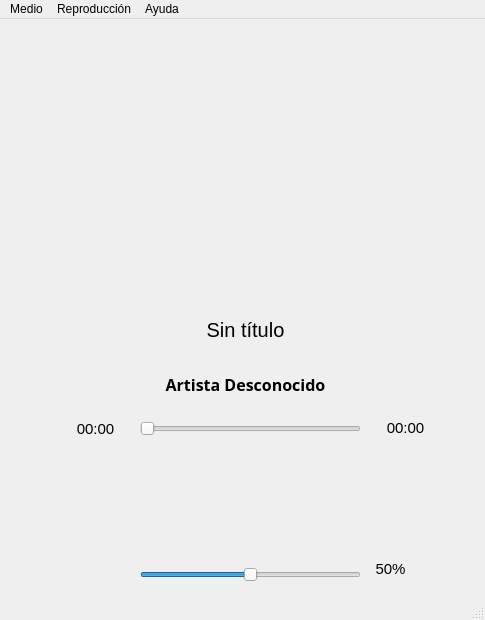
<?xml version="1.0" encoding="UTF-8"?>
<ui version="4.0">
 <class>MainWindow</class>
 <widget class="QMainWindow" name="MainWindow">
  <property name="geometry">
   <rect>
    <x>0</x>
    <y>0</y>
    <width>485</width>
    <height>620</height>
   </rect>
  </property>
  <property name="minimumSize">
   <size>
    <width>485</width>
    <height>620</height>
   </size>
  </property>
  <property name="maximumSize">
   <size>
    <width>485</width>
    <height>620</height>
   </size>
  </property>
  <property name="windowTitle">
   <string>PyPlayer</string>
  </property>
  <property name="layoutDirection">
   <enum>Qt::LayoutDirection::LeftToRight</enum>
  </property>
  <property name="autoFillBackground">
   <bool>false</bool>
  </property>
  <widget class="QWidget" name="centralWidget">
   <property name="layoutDirection">
    <enum>Qt::LayoutDirection::LeftToRight</enum>
   </property>
   <widget class="QLabel" name="artistLabel">
    <property name="geometry">
     <rect>
      <x>80</x>
      <y>350</y>
      <width>331</width>
      <height>31</height>
     </rect>
    </property>
    <property name="font">
     <font>
      <family>Sans</family>
      <pointsize>12</pointsize>
      <bold>true</bold>
     </font>
    </property>
    <property name="text">
     <string>Artista Desconocido</string>
    </property>
    <property name="alignment">
     <set>Qt::AlignmentFlag::AlignCenter</set>
    </property>
   </widget>
   <widget class="QLabel" name="coverLabel">
    <property name="geometry">
     <rect>
      <x>120</x>
      <y>10</y>
      <width>250</width>
      <height>250</height>
     </rect>
    </property>
    <property name="autoFillBackground">
     <bool>false</bool>
    </property>
    <property name="styleSheet">
     <string notr="true">border-radius: 14px;
</string>
    </property>
    <property name="text">
     <string/>
    </property>
    <property name="pixmap">
     <pixmap resource="../resources.qrc">:/assets/default-cover.png</pixmap>
    </property>
    <property name="scaledContents">
     <bool>false</bool>
    </property>
    <property name="alignment">
     <set>Qt::AlignmentFlag::AlignCenter</set>
    </property>
   </widget>
   <widget class="QLabel" name="titleLabel">
    <property name="geometry">
     <rect>
      <x>10</x>
      <y>270</y>
      <width>471</width>
      <height>81</height>
     </rect>
    </property>
    <property name="font">
     <font>
      <family>System-ui</family>
      <pointsize>15</pointsize>
      <bold>false</bold>
     </font>
    </property>
    <property name="text">
     <string>Sin título</string>
    </property>
    <property name="alignment">
     <set>Qt::AlignmentFlag::AlignCenter</set>
    </property>
    <property name="wordWrap">
     <bool>true</bool>
    </property>
   </widget>
   <widget class="QLabel" name="progressLabel">
    <property name="geometry">
     <rect>
      <x>60</x>
      <y>400</y>
      <width>71</width>
      <height>20</height>
     </rect>
    </property>
    <property name="font">
     <font>
      <pointsize>11</pointsize>
     </font>
    </property>
    <property name="text">
     <string>00:00</string>
    </property>
    <property name="alignment">
     <set>Qt::AlignmentFlag::AlignCenter</set>
    </property>
   </widget>
   <widget class="QLabel" name="durationLabel">
    <property name="geometry">
     <rect>
      <x>370</x>
      <y>400</y>
      <width>71</width>
      <height>18</height>
     </rect>
    </property>
    <property name="font">
     <font>
      <pointsize>11</pointsize>
     </font>
    </property>
    <property name="text">
     <string>00:00</string>
    </property>
    <property name="alignment">
     <set>Qt::AlignmentFlag::AlignCenter</set>
    </property>
   </widget>
   <widget class="QSlider" name="progressSlider">
    <property name="enabled">
     <bool>false</bool>
    </property>
    <property name="geometry">
     <rect>
      <x>140</x>
      <y>400</y>
      <width>221</width>
      <height>20</height>
     </rect>
    </property>
    <property name="orientation">
     <enum>Qt::Orientation::Horizontal</enum>
    </property>
   </widget>
   <widget class="QPushButton" name="previousButton">
    <property name="geometry">
     <rect>
      <x>130</x>
      <y>440</y>
      <width>86</width>
      <height>51</height>
     </rect>
    </property>
    <property name="text">
     <string/>
    </property>
    <property name="icon">
     <iconset resource="../resources.qrc">
      <normaloff>:/assets/player-skip-back.svg</normaloff>:/assets/player-skip-back.svg</iconset>
    </property>
    <property name="iconSize">
     <size>
      <width>32</width>
      <height>32</height>
     </size>
    </property>
    <property name="default">
     <bool>true</bool>
    </property>
    <property name="flat">
     <bool>true</bool>
    </property>
   </widget>
   <widget class="QPushButton" name="playButton">
    <property name="geometry">
     <rect>
      <x>210</x>
      <y>420</y>
      <width>86</width>
      <height>81</height>
     </rect>
    </property>
    <property name="text">
     <string/>
    </property>
    <property name="icon">
     <iconset resource="../resources.qrc">
      <normaloff>:/assets/player-play.svg</normaloff>:/assets/player-play.svg</iconset>
    </property>
    <property name="iconSize">
     <size>
      <width>56</width>
      <height>56</height>
     </size>
    </property>
    <property name="default">
     <bool>true</bool>
    </property>
    <property name="flat">
     <bool>true</bool>
    </property>
   </widget>
   <widget class="QPushButton" name="nextButton">
    <property name="geometry">
     <rect>
      <x>290</x>
      <y>440</y>
      <width>86</width>
      <height>51</height>
     </rect>
    </property>
    <property name="text">
     <string/>
    </property>
    <property name="icon">
     <iconset resource="../resources.qrc">
      <normaloff>:/assets/player-skip-forward.svg</normaloff>:/assets/player-skip-forward.svg</iconset>
    </property>
    <property name="iconSize">
     <size>
      <width>32</width>
      <height>32</height>
     </size>
    </property>
    <property name="default">
     <bool>true</bool>
    </property>
    <property name="flat">
     <bool>true</bool>
    </property>
   </widget>
   <widget class="QSlider" name="volumeSlider">
    <property name="enabled">
     <bool>true</bool>
    </property>
    <property name="geometry">
     <rect>
      <x>140</x>
      <y>540</y>
      <width>221</width>
      <height>31</height>
     </rect>
    </property>
    <property name="maximum">
     <number>100</number>
    </property>
    <property name="value">
     <number>50</number>
    </property>
    <property name="tracking">
     <bool>true</bool>
    </property>
    <property name="orientation">
     <enum>Qt::Orientation::Horizontal</enum>
    </property>
   </widget>
   <widget class="QPushButton" name="volumeButton">
    <property name="geometry">
     <rect>
      <x>100</x>
      <y>540</y>
      <width>31</width>
      <height>26</height>
     </rect>
    </property>
    <property name="text">
     <string/>
    </property>
    <property name="icon">
     <iconset resource="../resources.qrc">
      <normaloff>:/assets/volume.svg</normaloff>:/assets/volume.svg</iconset>
    </property>
    <property name="iconSize">
     <size>
      <width>24</width>
      <height>24</height>
     </size>
    </property>
    <property name="autoDefault">
     <bool>false</bool>
    </property>
    <property name="default">
     <bool>true</bool>
    </property>
    <property name="flat">
     <bool>true</bool>
    </property>
   </widget>
   <widget class="QLabel" name="volumeLabel">
    <property name="geometry">
     <rect>
      <x>370</x>
      <y>540</y>
      <width>41</width>
      <height>20</height>
     </rect>
    </property>
    <property name="font">
     <font>
      <pointsize>11</pointsize>
     </font>
    </property>
    <property name="text">
     <string>50%</string>
    </property>
    <property name="alignment">
     <set>Qt::AlignmentFlag::AlignCenter</set>
    </property>
   </widget>
  </widget>
  <widget class="QMenuBar" name="menuBar">
   <property name="geometry">
    <rect>
     <x>0</x>
     <y>0</y>
     <width>485</width>
     <height>23</height>
    </rect>
   </property>
   <property name="defaultUp">
    <bool>false</bool>
   </property>
   <widget class="QMenu" name="menuMedia">
    <property name="title">
     <string>Medio</string>
    </property>
    <addaction name="actionOpenFile"/>
    <addaction name="actionOpenFolder"/>
    <addaction name="actionQuit"/>
   </widget>
   <widget class="QMenu" name="menuPlaying">
    <property name="title">
     <string>Reproducción</string>
    </property>
    <addaction name="actionPlay"/>
    <addaction name="actionPrevious"/>
    <addaction name="actionNext"/>
   </widget>
   <widget class="QMenu" name="menuHelp">
    <property name="title">
     <string>Ayuda</string>
    </property>
    <addaction name="actionAbout"/>
   </widget>
   <addaction name="menuMedia"/>
   <addaction name="menuPlaying"/>
   <addaction name="menuHelp"/>
  </widget>
  <widget class="QStatusBar" name="statusBar"/>
  <action name="actionOpenFile">
   <property name="icon">
    <iconset resource="../resources.qrc">
     <normaloff>:/assets/file.svg</normaloff>:/assets/file.svg</iconset>
   </property>
   <property name="text">
    <string>Abrir archivo</string>
   </property>
  </action>
  <action name="actionOpenFolder">
   <property name="icon">
    <iconset resource="../resources.qrc">
     <normaloff>:/assets/folder.svg</normaloff>:/assets/folder.svg</iconset>
   </property>
   <property name="text">
    <string>Abrir carpeta</string>
   </property>
  </action>
  <action name="actionQuit">
   <property name="icon">
    <iconset resource="../resources.qrc">
     <normaloff>:/assets/quit.svg</normaloff>:/assets/quit.svg</iconset>
   </property>
   <property name="text">
    <string>Salir</string>
   </property>
  </action>
  <action name="actionPlay">
   <property name="icon">
    <iconset resource="../resources.qrc">
     <normaloff>:/assets/player-play.svg</normaloff>:/assets/player-play.svg</iconset>
   </property>
   <property name="text">
    <string>Reproducir</string>
   </property>
  </action>
  <action name="actionPrevious">
   <property name="icon">
    <iconset resource="../resources.qrc">
     <normaloff>:/assets/player-skip-back.svg</normaloff>:/assets/player-skip-back.svg</iconset>
   </property>
   <property name="text">
    <string>Anterior</string>
   </property>
   <property name="iconText">
    <string>Anterior</string>
   </property>
  </action>
  <action name="actionNext">
   <property name="icon">
    <iconset resource="../resources.qrc">
     <normaloff>:/assets/player-skip-forward.svg</normaloff>:/assets/player-skip-forward.svg</iconset>
   </property>
   <property name="text">
    <string>Siguiente</string>
   </property>
  </action>
  <action name="actionAbout">
   <property name="icon">
    <iconset resource="../resources.qrc">
     <normaloff>:/assets/info.svg</normaloff>:/assets/info.svg</iconset>
   </property>
   <property name="text">
    <string>Acerca de</string>
   </property>
  </action>
 </widget>
 <resources>
  <include location="../resources.qrc"/>
 </resources>
 <connections/>
</ui>
